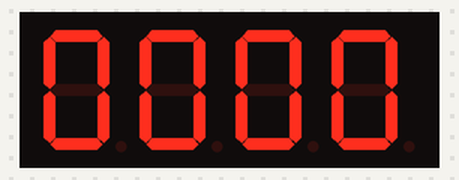
Bench run of a sketch on a simulated Arduino Uno, built with avr-gcc and run on an emulated ATmega328P. On the bench: 4-digit seven-segment display. Wiring (inferred from the names in the program): 4-digit 7-segment display, segments lit when HIGH: segments pin 5, pin 6, pin 7, pin 8, pin 9, pin 10, pin 11; digit selects A4, A3, A2, A5. The segment pins are drawn as the display they are named for.

Above: at 0.1 s.
At 10.8 s:
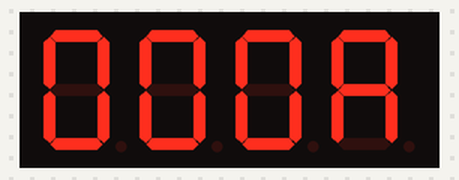
At 12.9 s:
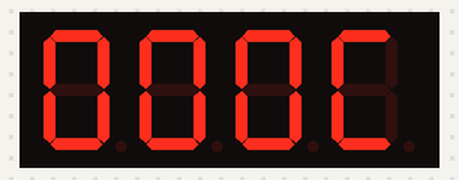
At 14.0 s:
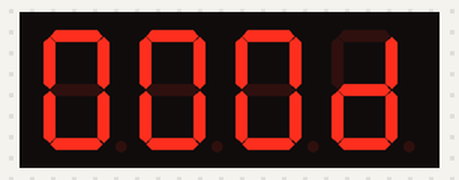
At 15.0 s:
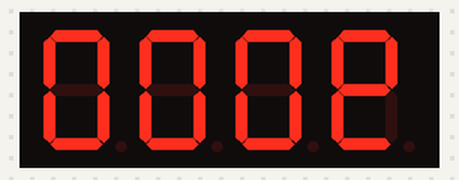
At 33.1 s:
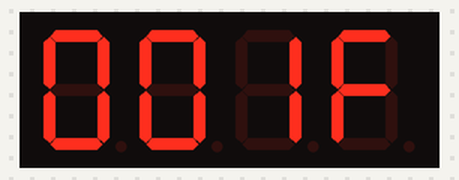

The sketch:

4numCounter.ino
```cpp
#define a 5
#define b 6
#define c 7
#define d 8
#define e 9
#define f 10
#define g 11

#define d1 A5
#define d2 A2
#define d3 A3
#define d4 A4

long n = 0;
int x = 100;
int count = 0;

void setup() {
  pinMode(a, OUTPUT);
  pinMode(b, OUTPUT);
  pinMode(c, OUTPUT);
  pinMode(d, OUTPUT);
  pinMode(e, OUTPUT);
  pinMode(f, OUTPUT);
  pinMode(g, OUTPUT);

  pinMode(d1, OUTPUT);
  pinMode(d2, OUTPUT);
  pinMode(d3, OUTPUT);
  pinMode(d4, OUTPUT);
  digitalWrite(d1, HIGH);
  digitalWrite(d2, HIGH);
  digitalWrite(d3, HIGH);
  digitalWrite(d4, HIGH);
}

void zero() {
  digitalWrite(a, HIGH);
  digitalWrite(b, HIGH);
  digitalWrite(c, HIGH);
  digitalWrite(d, HIGH);
  digitalWrite(e, HIGH);
  digitalWrite(f, HIGH);
  digitalWrite(g, LOW);
}

void one() {
  digitalWrite(a, LOW);
  digitalWrite(b, HIGH);
  digitalWrite(c, HIGH);
  digitalWrite(d, LOW);
  digitalWrite(e, LOW);
  digitalWrite(f, LOW);
  digitalWrite(g, LOW);
}

void two() {
  digitalWrite(a, HIGH);
  digitalWrite(b, HIGH);
  digitalWrite(c, LOW);
  digitalWrite(d, HIGH);
  digitalWrite(e, HIGH);
  digitalWrite(f, LOW);
  digitalWrite(g, HIGH);
}

void three() {
  digitalWrite(a, HIGH);
  digitalWrite(b, HIGH);
  digitalWrite(c, HIGH);
  digitalWrite(d, HIGH);
  digitalWrite(e, LOW);
  digitalWrite(f, LOW);
  digitalWrite(g, HIGH);
}

void four() {
  digitalWrite(a, LOW);
  digitalWrite(b, HIGH);
  digitalWrite(c, HIGH);
  digitalWrite(d, LOW);
  digitalWrite(e, LOW);
  digitalWrite(f, HIGH);
  digitalWrite(g, HIGH);
}

void five() {
  digitalWrite(a, HIGH);
  digitalWrite(b, LOW);
  digitalWrite(c, HIGH);
  digitalWrite(d, HIGH);
  digitalWrite(e, LOW);
  digitalWrite(f, HIGH);
  digitalWrite(g, HIGH);
}

void six() {
  digitalWrite(a, HIGH);
  digitalWrite(b, LOW);
  digitalWrite(c, HIGH);
  digitalWrite(d, HIGH);
  digitalWrite(e, HIGH);
  digitalWrite(f, HIGH);
  digitalWrite(g, HIGH);
}

void seven() {
  digitalWrite(a, HIGH);
  digitalWrite(b, HIGH);
  digitalWrite(c, HIGH);
  digitalWrite(d, LOW);
  digitalWrite(e, LOW);
  digitalWrite(f, LOW);
  digitalWrite(g, LOW);
}

void eight() {
  digitalWrite(a, HIGH);
  digitalWrite(b, HIGH);
  digitalWrite(c, HIGH);
  digitalWrite(d, HIGH);
  digitalWrite(e, HIGH);
  digitalWrite(f, HIGH);
  digitalWrite(g, HIGH);
}

void nine() {
  digitalWrite(a, HIGH);
  digitalWrite(b, HIGH);
  digitalWrite(c, HIGH);
  digitalWrite(d, HIGH);
  digitalWrite(e, LOW);
  digitalWrite(f, HIGH);
  digitalWrite(g, HIGH);
}

void na(){
  digitalWrite(a, HIGH);
  digitalWrite(b, HIGH);
  digitalWrite(c, HIGH);
  digitalWrite(d, LOW);
  digitalWrite(e, HIGH);
  digitalWrite(f, HIGH);
  digitalWrite(g, HIGH);
}
void nb(){
  digitalWrite(a, LOW);
  digitalWrite(b, LOW);
  digitalWrite(c, HIGH);
  digitalWrite(d, HIGH);
  digitalWrite(e, HIGH);
  digitalWrite(f, HIGH);
  digitalWrite(g, HIGH);
}
void nc(){
    digitalWrite(a, HIGH);
  digitalWrite(b, LOW);
  digitalWrite(c, LOW);
  digitalWrite(d, HIGH);
  digitalWrite(e, HIGH);
  digitalWrite(f, HIGH);
  digitalWrite(g, LOW);
}
void nd(){
    digitalWrite(a, LOW);
  digitalWrite(b, HIGH);
  digitalWrite(c, HIGH);
  digitalWrite(d, HIGH);
  digitalWrite(e, HIGH);
  digitalWrite(f, LOW);
  digitalWrite(g, HIGH);
}
void ne(){
  digitalWrite(a, HIGH);
  digitalWrite(b, HIGH);
  digitalWrite(c, LOW);
  digitalWrite(d, HIGH);
  digitalWrite(e, HIGH);
  digitalWrite(f, HIGH);
  digitalWrite(g, HIGH);
}
void nf(){
    digitalWrite(a, HIGH);
  digitalWrite(b, LOW);
  digitalWrite(c, LOW);
  digitalWrite(d, LOW);
  digitalWrite(e, HIGH);
  digitalWrite(f, HIGH);
  digitalWrite(g, HIGH);
}

void clear() {
  digitalWrite(a, LOW);
  digitalWrite(b, LOW);
  digitalWrite(c, LOW);
  digitalWrite(d, LOW);
  digitalWrite(e, LOW);
  digitalWrite(f, LOW);
  digitalWrite(g, LOW);
}
void pickNumber(int x) {
  switch (x) {
    default: zero();   break;
    case 1: one();     break;
    case 2: two();     break;
    case 3: three();  break;
    case 4: four();    break;
    case 5: five();     break;
    case 6: six();       break;
    case 7: seven(); break;
    case 8: eight();  break;
    case 9: nine();   break;
    case 10: na(); break;
    case 11: nb(); break;
    case 12: nc(); break;
    case 13: nd(); break;
    case 14: ne(); break;
    case 15: nf(); break;
  }
}
void pickDigit(int x) {
  digitalWrite(d1, HIGH);
  digitalWrite(d2, HIGH);
  digitalWrite(d3, HIGH);
  digitalWrite(d4, HIGH);
  switch (x) {
    case 1: digitalWrite(d1, LOW);  break;
    case 2: digitalWrite(d2, LOW);  break;
    case 3: digitalWrite(d3, LOW);  break;
    case 4: digitalWrite(d4, LOW); break;
  }
}

void loop() {

 for(int i=0; i<=125; i++){

  pickDigit(4);
  pickNumber(n/4096);
  delay(2);

  pickDigit(3);
  pickNumber((n%4096)/256);
  delay(2);

  pickDigit(2);
  pickNumber((n%256)/16);
  delay(2);

  pickDigit(1);
  pickNumber(n%16);
  delay(2);
 }
 clear();
 n++;


}
```

Measured:
- what the display in image 0 shows lasts 1.1 s, from 0.0 s to 1.1 s
